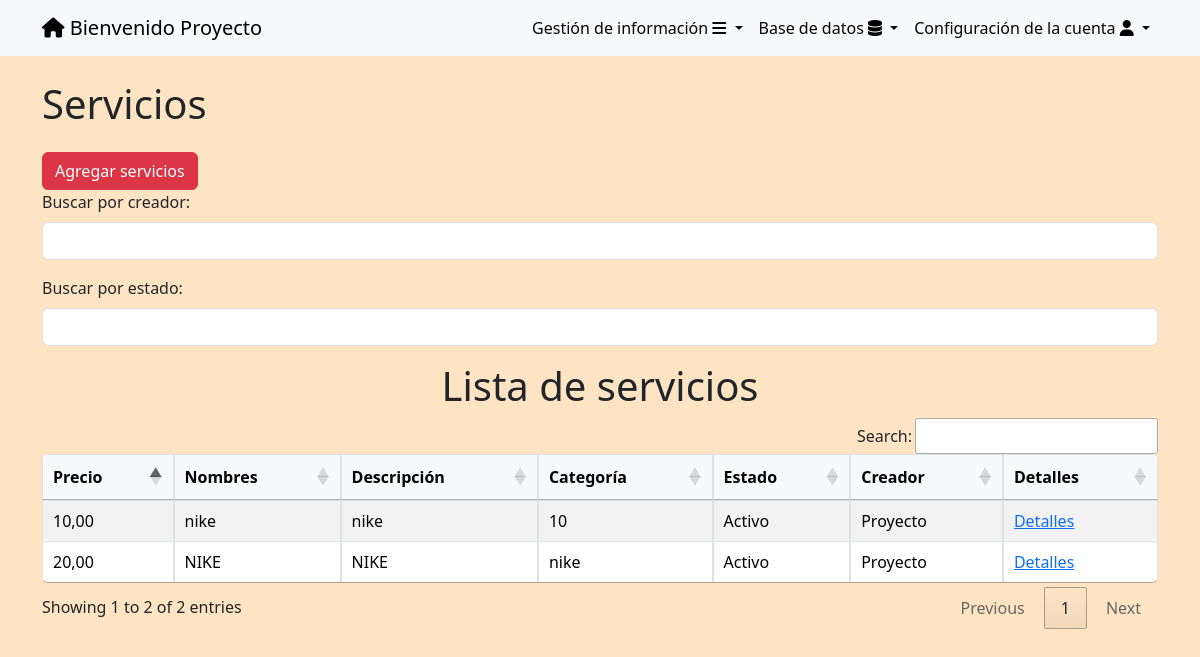
Page /servicio/ (signed in) on the committed database.
### tasks/models.py (models this page shows, shortened)
class Servicio(models.Model):
    nombre = models.CharField(blank=True,null=True,max_length=100)
    descripcion = models.CharField(blank=True,null=True,max_length=100)
    precio = models.DecimalField(max_digits=10, decimal_places=2, blank=True, null=True)
    tiempoestimado = models.IntegerField(blank=True,null=True)
    categoria = models.CharField(blank=True,null=True,max_length=100)
    notas = models.CharField(blank=True,null=True,max_length=100)
    ACTIVO = 'Activo'
    DESACTIVADO = 'Desactivado'
    ESTADO_CHOICES = [
        (ACTIVO, 'Activo'),
        (DESACTIVADO, 'Desactivado'),
    ]
    estadoServicio = models.CharField(blank=True,null=True,max_length=100,choices=ESTADO_CHOICES,)
    user = models.ForeignKey(User, on_delete=models.CASCADE,blank=True, null=True)

### tasks/views.py (the view)
# urls.py: path('servicio/',views.servicio,name='servicio'),
@login_required
def servicio (request):
    if request.user.is_superuser:
        servicio = Servicio.objects.all()
    else:
        servicio = Servicio.objects.all()
    return render(request, 'servicio.html', {
        'servicio': servicio,
    })

### tasks/templates/servicio.html (shortened to what this page needs)
{% extends 'base.html' %}
{% block content %}
<link rel="stylesheet" type="text/css" href="https://cdn.datatables.net/1.11.5/css/jquery.dataTables.css">
<link rel="stylesheet" type="text/css" href="https://cdn.datatables.net/buttons/2.1.0/css/buttons.dataTables.min.css">
<body>
    <div class="container mt-4">
        <a href="/servicio/" class="text-dark text-decoration-none">
            <h1>Servicios</h1>
        </a>
        {% if user.is_superuser or user.is_staff %}
        <a href="/servicio/create/" class="btn btn-danger mt-3">Agregar servicios</a>
        <div class="mb-3">
            <label for="filtroCreador" class="form-label">Buscar por creador:</label>
            <input type="text" class="form-control" id="filtroCreador">
        </div>
        <div class="mb-3">
            <label for="filtroEstado" class="form-label">Buscar por estado:</label>
            <input type="text" class="form-control" id="filtroEstado">
        </div>
        {% endif %}
        <div class="table-responsive rounded">
            <center>
            <h1>Lista de servicios</h1>
        </center>
            <table id="tablaServicio" class="table table-bordered table-striped rounded">
                <thead class="thead-dark">
                    <tr>
                        <th>Precio</th>
                        <th>Nombres</th>
                        <th>Descripción</th>
                        <th>Categoría</th>
                        <th>Estado</th>
                        <th>Creador</th>
                        {% if user.is_superuser or user.is_staff %}
                        <th>Detalles </th>
                        {% endif %}
                    </tr>
                </thead>
                <tbody>
                    {% for servicio in servicio %}
                    <tr>
                        <td>{{ servicio.precio}}</td>
                        <td>{{ servicio.nombre }}</td>
                        <td>{{ servicio.descripcion }}</td>
                        <td>{{ servicio.categoria}}</td>
                        <td>{{ servicio.estadoServicio}}</td>
                        <td>{{ servicio.user.username }}</td>
                        {% if user.is_superuser or user.is_staff %}
                        <td><a href="{% url 'servicio_detail' servicio.id %}">Detalles</a></td>
                        {% endif %}
                    </tr>
                    {% endfor %}
                </tbody>
            </table>
        </div>
    </div>
</body>
{% endblock %}

### tasks/templates/base.html (shortened to what this page needs)
<!DOCTYPE html>
<html lang="en">
<head>
    <link rel="stylesheet" href="https://cdn.jsdelivr.net/npm/bootstrap@5.3.2/dist/css/bootstrap.min.css">
    <link rel="stylesheet" href="https://cdnjs.cloudflare.com/ajax/libs/font-awesome/6.4.2/css/all.min.css">
    <link rel="stylesheet" href="https://cdn.jsdelivr.net/npm/bootstrap@5.3.2/dist/css/bootstrap.min.css">
</head>
<body>
    <nav class="navbar navbar-expand-lg bg-body-tertiary">
        <div class="container">
            {% if user.is_authenticated %}
            <a class="navbar-brand" href="/" id="uno"> <i class="fa-solid fa-house" style="color: #000000;"></i>
                Bienvenido {{user.username}}</a>
            {% endif %}
            {% if user.is_authenticated %}
            <div class="collapse navbar-collapse" id="navbarSupportedContent">
                <ul class="navbar-nav ms-auto">
                    <li class="nav-item dropdown">
                        <a class="nav-link dropdown-toggle" href="#" role="button" data-bs-toggle="dropdown"
                            aria-expanded="false">
                            Gestión de información <i class="fa-solid fa-bars" style="color: #00040b;"></i>
                        </a>
                    </li>
                    {% if user.is_superuser %}
                    <li class="nav-item dropdown">
                        <a class="nav-link dropdown-toggle" href="#" role="button" data-bs-toggle="dropdown"
                            aria-expanded="false">
                            Base de datos <i class="fa-solid fa-database" style="color: #000000;"></i>
                        </a>
                        {% endif %}
                    <li class="nav-item dropdown">
                        <a class="nav-link dropdown-toggle" href="#" role="button" data-bs-toggle="dropdown"
                            aria-expanded="false">
                            Configuración de la cuenta <i class="fa-solid fa-user" style="color: #000000;"></i>
                        </a>
            {% endif %}
        </div>
    </nav>
</body>
</html>
{% block content %}
{% endblock %}

### tasks/templates/base.html (style rules this page uses)
.nav-link { display: block; text-decoration: none; color: #080404; padding: 5px; }

### tasks/templates/servicio.html (style rules this page uses)
.table { width: 100%; margin-bottom: 1rem; color: #333; }
.table th, .table td { padding: 0.75rem; vertical-align: top; border-top: 1px solid #dee2e6; }
.table thead th { vertical-align: bottom; border-bottom: 2px solid #dee2e6; background-color: #f8f9fa; }
.table-striped tbody tr:nth-of-type(odd) { background-color: rgba(0, 0, 0, 0.05); }
.rounded { border-radius: 1em; overflow: hidden; }
body { background-color: bisque; background-size: cover; }

### rows in the picture
Servicio: precio "20,00", nombre "NIKE", descripcion "NIKE", categoria "nike", estadoServicio "Activo", user.username "Proyecto"
Servicio: precio "10,00", nombre "nike", descripcion "nike", categoria "10", estadoServicio "Activo", user.username "Proyecto"

### other values in the picture
{{ user.username }} "Proyecto"
